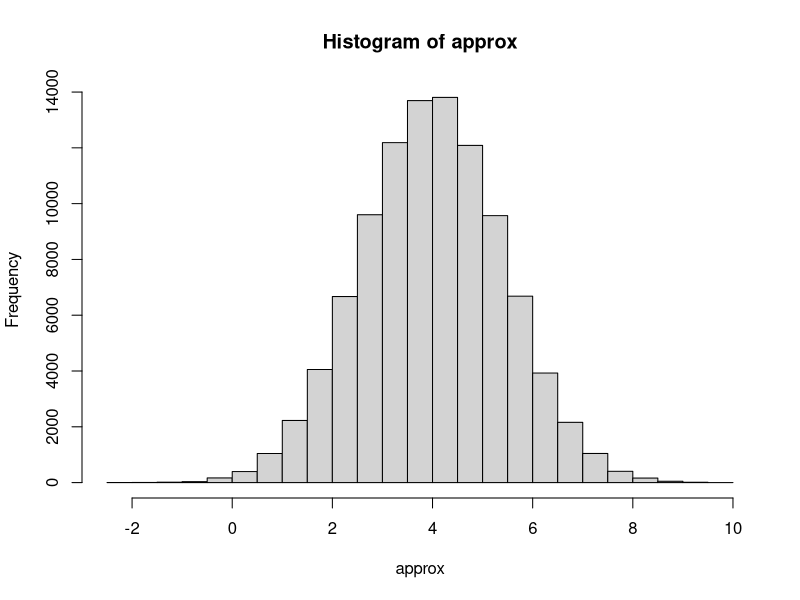
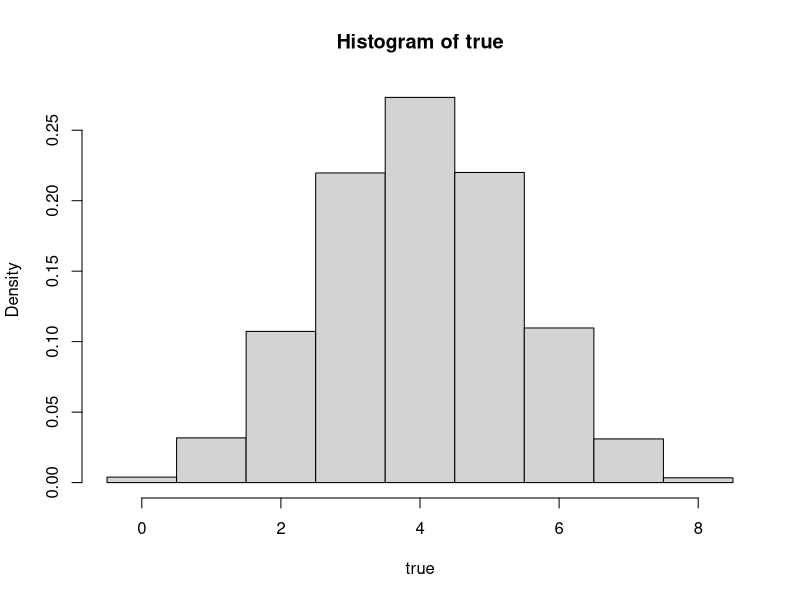
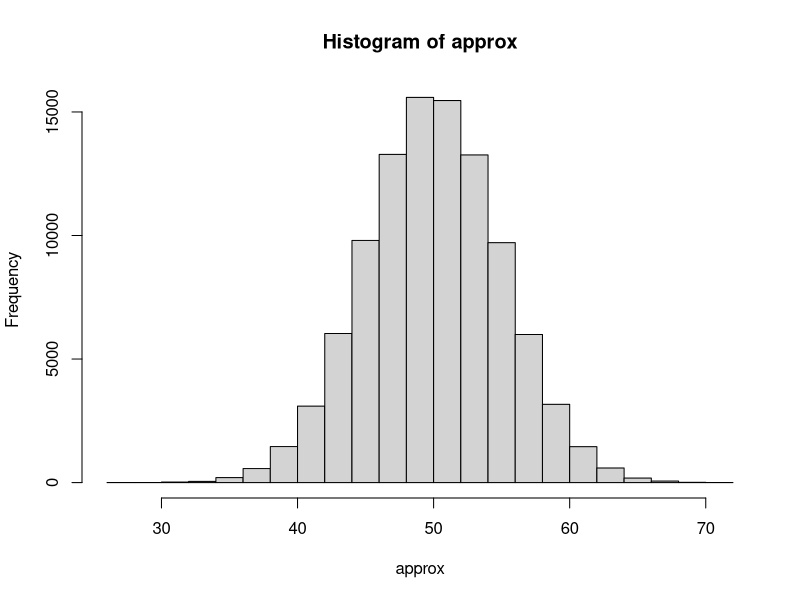
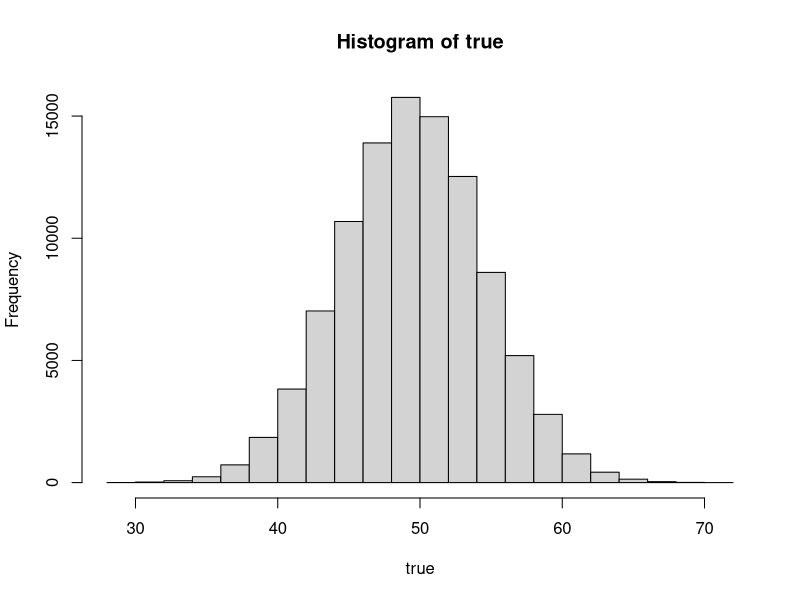

Here is the R script that generated these plots, in order:
## ---- chunk 1
n = 1e5
p = 0.5

# simulate the event of tossing a fair coin 8 times (for n simulations):
# note: sd = sqrt(n*p*q)
true <- rbinom(n, 8, p)
approx <- rnorm(n, mean = 8*p, sd = sqrt(8*p*p))

# show the histograms as a visual check
hist(approx)
hist(true, 
     breaks = c(-0.5,0.5,1.5,2.5,3.5,4.5,5.5,6.5,7.5,8.5), 
     freq = FALSE)

# the normal approximation takes a higher quantile
qnorm(0.01, mean = 8*p, sd = sqrt(8*p*p), lower.tail = FALSE) # 7.289953
qbinom(0.01, size = 8, prob=p, lower.tail = FALSE) # 7

pnorm(7.289953, mean = 8*p, sd = sqrt(8*p*p), lower.tail = FALSE) # 0.0099
pbinom(q = 7, size = 8, prob=p, lower.tail = FALSE) # 0.0039

# Conclusion:
# so the exact has a smaller right tail probability than required: alpha = 0.01
# EXACT:  0.0030
# APPROX: 0.0099
# The actual Type 1 Error rate is less than that of the nominal significance 
# level (alpha), so the exact binomial test is conservative
## ---- chunk 2
n = 1e5
p = 0.5
flips = 100

# simulate the event of tossing a fair coin 100 times (for n simulations):
# note: sd = sqrt(n*p*q)
true <- rbinom(n, flips, p)
approx <- rnorm(n, mean = flips*p, sd = sqrt(flips*p*p))

# show the histograms as a visual check
hist(approx)
hist(true)

# the normal approximation takes a higher quantile
qnorm(0.01, mean = flips*p, sd = sqrt(flips*p*p), lower.tail = FALSE) # 61.63174
qbinom(0.01, size = flips, prob=p, lower.tail = FALSE) # 62

pnorm(61.63174, mean = flips*p, sd = sqrt(flips*p*p), lower.tail = FALSE) # 0.01
pbinom(q = 62, size = flips, prob=p, lower.tail = FALSE) # 0.006

# Conclusion:
# pretty much the same things regarding the actual type 1 error
# however, the quantile for the exact is now less than that of the exact!
# ie. acceptance regions: [0,61.63] vs [0,62] ... exact is wider (+ conservative) 
